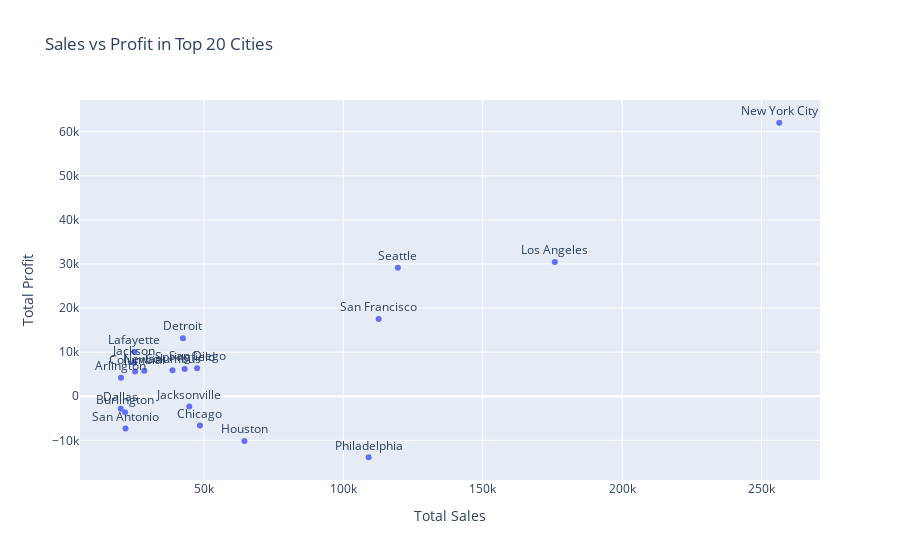

Source (notebook cell):
### Code cell
import plotly.express as px

fig = px.scatter(top_20_cities, x='Sales_Sales', y='Profit_Sales', text='City', title='Sales vs Profit in Top 20 Cities')
fig.update_traces(textposition='top center')
fig.update_layout(xaxis_title='Total Sales', yaxis_title='Total Profit')
fig.show()

### Figure 1 — Plotly figure (JSON) as saved in the notebook; plotly's stock layout.template omitted (floating-point values rounded to 4 significant figures)
{"data": [{"hovertemplate": "Sales_Sales=%{x}<br>Profit_Sales=%{y}<br>City=%{text}<extra></extra>", "legendgroup": "", "marker": {"color": "#636efa", "symbol": "circle"}, "mode": "markers+text", "name": "", "orientation": "v", "showlegend": false, "text": ["Arlington", "Atlanta", "Burlington", "Chicago", "Columbia", "Columbus", "Dallas", "Detroit", "Henderson", "Houston", "Jackson", "Jacksonville", "Lafayette", "Lakewood", "Los Angeles", "Milwaukee", "Minneapolis", "New York City", "Newark", "Philadelphia", "Providence", "Richmond", "San Antonio", "San Diego", "San Francisco", "Seattle", "Springfield"], "textposition": "top center", "type": "scatter", "x": [20210.0, null, 21670.0, 48540.0, 25280.0, 38710.0, 20130.0, 42450.0, null, 64500.0, 24960.0, 44710.0, 25040.0, null, 175900.0, null, null, 256400.0, 28580.0, 109100.0, null, null, 21840.0, 47520.0, 112700.0, 119500.0, 43050.0], "xaxis": "x", "y": [4170.0, null, -3623.0, -6655.0, 5606.0, 5897.0, -2847.0, 13180.0, null, -10150.0, 7582.0, -2324.0, 10020.0, null, 30440.0, null, null, 62040.0, 5794.0, -13840.0, null, null, -7299.0, 6377.0, 17510.0, 29160.0, 6201.0], "yaxis": "y"}], "layout": {"legend": {"tracegroupgap": 0}, "title": {"text": "Sales vs Profit in Top 20 Cities"}, "xaxis": {"anchor": "y", "domain": [0, 1], "title": {"text": "Total Sales"}}, "yaxis": {"anchor": "x", "domain": [0, 1], "title": {"text": "Total Profit"}}}}
